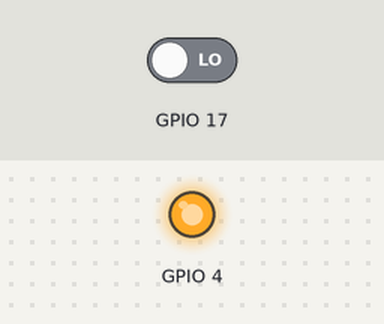
Simulated run of this program. Board: Raspberry Pi (BCM pin numbers). Parts: output pins drawn as LEDs (lit = HIGH). The test bench sets the inputs (shaded band); at power-on: GPIO 17 LOW.

Above: at 1.2 s.
1.3 s: GPIO 17 driven HIGH
At 1.7 s:
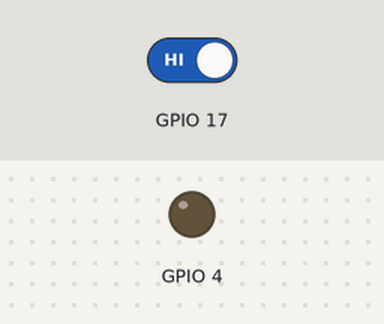
2.8 s: GPIO 17 driven LOW
At 4.0 s:
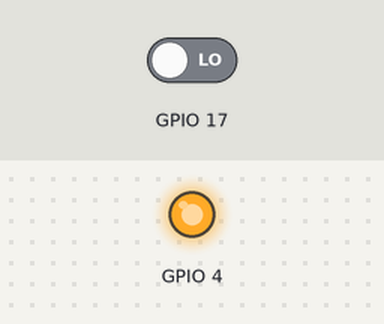
Timing chart, 0 to 5.8 s (numbered marks = the images above; inputs shaded):
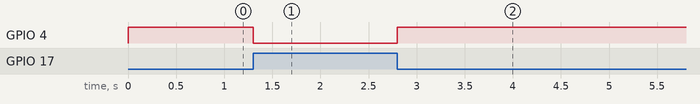

Measured:
- after the input at 1.3 s, GPIO 4: HIGH → LOW at once
- after the input at 2.8 s, GPIO 4: LOW → HIGH at once

The program:

swtest.py
```python
import RPi.GPIO as GPIO
from time import sleep

GPIO.setmode(GPIO.BCM)
GPIO.setup(4,GPIO.OUT)
GPIO.setup(17,GPIO.IN)

try:
    while True:
        if GPIO.input(17) == GPIO.HIGH:
            GPIO.output(4, GPIO.LOW)
        else:
            GPIO.output(4, GPIO.HIGH)
except KeyboardInterrupt:
    pass

GPIO.cleanup()
```
